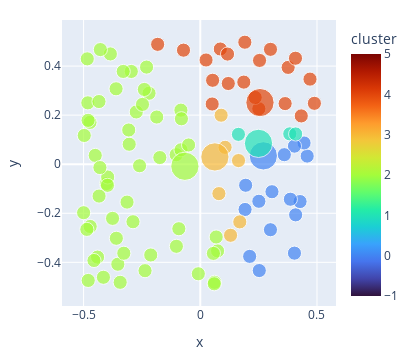

Write notebook code for a chart like this one.
### Markdown cell above
That's our starting points.  Then what we'll do is, we'll color each point according to which centroid it's closest to. 

:::{.callout-warning}
Yes, this can be *very slow* for lots of points in many dimensions. There is a whole field of study of how to speed up "nearest neighbors" types of algorithms.  We're going to keep it simple for this demo. Further down,
the library we'll use will actually do an "approximate k-Means" for speed. 
:::

### Code cell
#| code-fold: true
#| code-summary: "Show the code"
#| label: fig-kmeans-first
#| fig-cap: "First step in k-Means: Assign 'membership' of datapoints to different clusters based on which centroids (large dots) are nearest. Note that the 'centroids' in this graph aren't true centroids yet. We'll fix them in the next step after this."

def distance(p1, p2):
    "euclidean distance squared. we don't need the square root b/c we're only interested in ordering by distance"
    return np.sum((p1-p2)**2, axis=1)

def calc_cluster_membership(data, centroids):
    npoints = data.shape[0]
    min_ds = 9999*np.ones(npoints)
    cluster_memb = np.zeros(npoints, dtype=int)-1
    for i, c in enumerate(centroids): # compute distances for all points
        ds = distance(data, c)
        inds = np.argwhere(ds < min_ds)
        if inds.size > 0: 
            min_ds[inds] = ds[inds]
            cluster_memb[inds] = i
    assert len(cluster_memb)==npoints # we're not including the centroids themselves here
    return cluster_memb

cluster_memb = calc_cluster_membership(datak, centroids)
plot_kmeans(datak, centroids, cluster_memb=cluster_memb)

### Figure 1 — Plotly figure (JSON) as saved in the notebook; plotly's stock layout.template omitted (floating-point values rounded to 4 significant figures)
{"data": [{"hovertemplate": "x=%{x}<br>y=%{y}<br>sizes=%{marker.size}<br>cluster=%{marker.color}<extra></extra>", "legendgroup": "", "marker": {"color": [2, 2, 2, 2, 2, 2, 2, 2, 2, 2, 4, 2, 4, 2, 2, 2, 0, 0, 4, 2, 4, 2, 2, 0, 2, 2, 2, 2, 2, 3, 2, 0, 2, 3, 0, 0, 2, 2, 0, 4, 1, 0, 2, 4, 1, 2, 2, 2, 0, 2, 2, 0, 1, 2, 4, 2, 4, 2, 4, 0, 2, 2, 0, 4, 2, 4, 2, 0, 0, 4, 2, 2, 2, 2, 2, 2, 2, 2, 2, 4, 2, 4, 2, 2, 3, 4, 3, 4, 3, 2, 3, 0, 2, 2, 4, 2, 4, 4, 2, 4, 0, 1, 2, 3, 4], "coloraxis": "coloraxis", "size": [1, 1, 1, 1, 1, 1, 1, 1, 1, 1, 1, 1, 1, 1, 1, 1, 1, 1, 1, 1, 1, 1, 1, 1, 1, 1, 1, 1, 1, 1, 1, 1, 1, 1, 1, 1, 1, 1, 1, 1, 1, 1, 1, 1, 1, 1, 1, 1, 1, 1, 1, 1, 1, 1, 1, 1, 1, 1, 1, 1, 1, 1, 1, 1, 1, 1, 1, 1, 1, 1, 1, 1, 1, 1, 1, 1, 1, 1, 1, 1, 1, 1, 1, 1, 1, 1, 1, 1, 1, 1, 1, 1, 1, 1, 1, 1, 1, 1, 1, 1, 4, 4, 4, 4, 4], "sizemode": "area", "sizeref": 0.01, "symbol": "circle"}, "mode": "markers", "name": "", "orientation": "v", "showlegend": false, "type": "scatter", "x": [-0.08298, -0.4999, -0.3532, -0.3137, -0.1032, -0.08081, -0.2955, -0.4726, -0.0827, -0.3596, 0.3007, -0.1866, 0.3764, -0.415, -0.3302, -0.4017, 0.4579, 0.1919, 0.1865, -0.4817, 0.4889, -0.2196, -0.3968, 0.4086, -0.2122, -0.4806, -0.2884, -0.008427, 0.07412, 0.08931, -0.3977, 0.1944, -0.45, 0.1638, 0.4446, 0.4034, -0.3607, -0.1023, 0.4275, 0.2508, 0.3833, 0.2509, -0.2301, -0.07191, 0.1634, -0.3853, -0.05009, -0.09186, 0.4034, -0.4971, -0.1734, 0.3859, 0.4085, -0.4842, 0.1909, -0.3277, 0.4326, -0.434, 0.2539, 0.2115, -0.4801, -0.4717, 0.36, 0.05282, -0.3758, 0.08576, 0.06103, 0.3006, 0.3071, 0.3635, 0.05624, -0.4401, -0.4554, -0.2743, 0.05972, -0.428, 0.0681, -0.2477, -0.3046, 0.47, -0.2602, 0.12, -0.3432, -0.43, 0.1063, -0.1826, 0.07975, 0.05095, 0.1692, -0.4337, 0.1297, 0.2528, -0.2397, -0.3066, 0.02467, -0.2367, 0.2351, 0.4078, -0.486, 0.1168, 0.2701, 0.2494, -0.066, 0.06259, 0.2557], "xaxis": "x", "y": [0.2203, -0.1977, -0.4077, -0.1544, 0.03882, 0.1852, 0.3781, 0.1705, 0.05869, -0.3019, 0.4683, 0.1923, 0.3946, -0.4609, 0.3781, -0.07889, 0.03317, -0.1845, 0.3346, 0.2501, 0.2482, 0.2893, -0.05211, -0.2064, -0.37, 0.1788, -0.2345, -0.4466, -0.3533, 0.1998, -0.08594, -0.08582, 0.0359, 0.01489, 0.08656, -0.3625, 0.3074, -0.3346, -0.1522, 0.226, 0.1237, -0.1511, 0.3959, 0.4648, 0.1217, 0.4495, 0.07839, -0.263, 0.07368, 0.1171, 0.02706, -0.1427, 0.1234, 0.4294, 0.4973, -0.3629, 0.1968, 0.2555, 0.423, -0.3757, -0.4738, -0.2538, 0.03883, 0.342, -0.2208, 0.4696, -0.4814, -0.267, -0.1121, 0.2471, -0.3635, -0.3787, -0.3925, 0.213, -0.4874, 0.4673, -0.2967, 0.2438, 0.08136, 0.3468, -0.00623, 0.329, -0.4814, -0.01365, 0.06885, 0.4886, -0.1199, 0.2453, -0.2351, -0.1299, -0.2898, -0.4335, 0.3048, 0.1395, 0.4248, -0.434, 0.2722, 0.432, -0.2656, 0.449, 0.03399, 0.08494, -0.008406, 0.02973, 0.2512], "yaxis": "y"}], "layout": {"coloraxis": {"cmax": 5, "cmin": -1, "colorbar": {"title": {"text": "cluster"}}, "colorscale": [[0, "#30123b"], [0.07143, "#4145ab"], [0.1429, "#4675ed"], [0.2143, "#39a2fc"], [0.2857, "#1bcfd4"], [0.3571, "#24eca6"], [0.4286, "#61fc6c"], [0.5, "#a4fc3b"], [0.5714, "#d1e834"], [0.6429, "#f3c63a"], [0.7143, "#fe9b2d"], [0.7857, "#f36315"], [0.8571, "#d93806"], [0.9286, "#b11901"], [1, "#7a0402"]]}, "height": 360, "legend": {"itemsizing": "constant", "tracegroupgap": 0}, "margin": {"b": 20, "l": 20, "r": 20, "t": 20}, "width": 420, "xaxis": {"anchor": "y", "autorange": true, "domain": [0, 1], "range": [-0.5934, 0.5823], "title": {"text": "x"}, "type": "linear"}, "yaxis": {"anchor": "x", "autorange": true, "domain": [0, 1], "range": [-0.5777, 0.5876], "title": {"text": "y"}, "type": "linear"}}}
